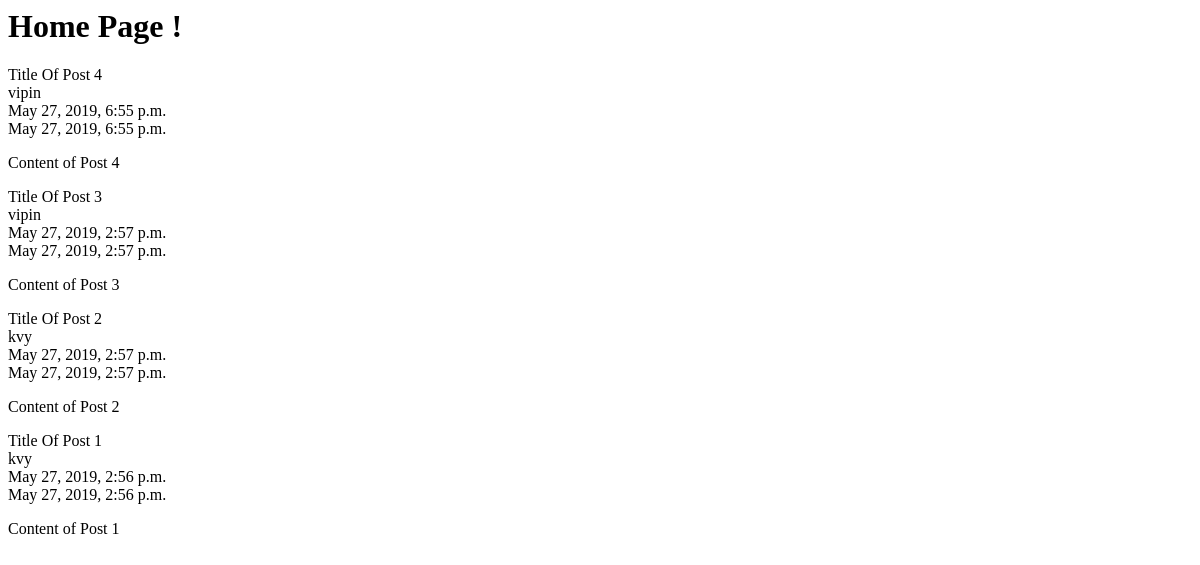
Before: / with the older database file.
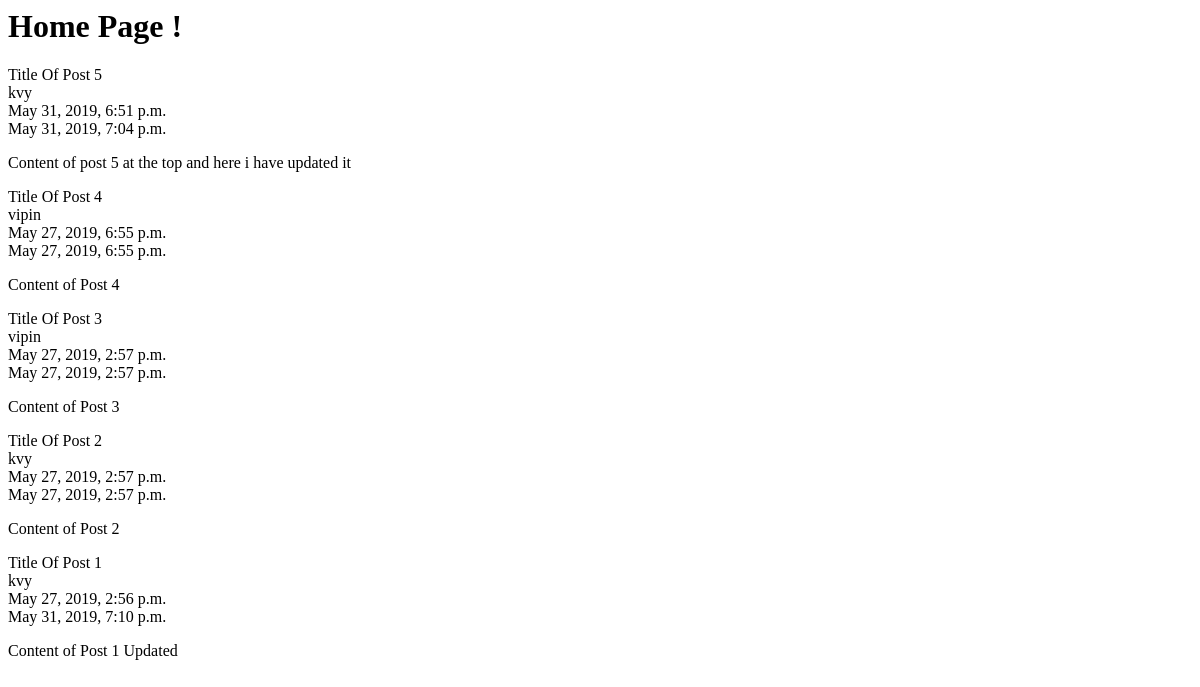
After: the same page with the newer database file.
### Posts/models.py (models this page shows, shortened)
class Post(models.Model):
    Title = models.CharField(default='Title Of Post', max_length=50)
    Content = models.TextField()
    Publish_date = models.DateTimeField(auto_now_add=True)
    Last_updated = models.DateTimeField(auto_now=True)
    Auther = models.ForeignKey(User, on_delete=models.CASCADE)

class User(AbstractUser):
    email = models.EmailField()
    pet_name = models.CharField(default='Not have any pet', max_length=50)

### Posts/views.py (the view)
# urls.py: path('', post_view.HomePage.as_view(),name="Home"),
class HomePage(ListView):
    model = Post
    template_name = 'Posts/Home.html'
    context_object_name = 'Posts'
    ordering = ['-Publish_date']
    def get_context_data(self, **kwargs):
        context = super().get_context_data(**kwargs)
        context["title"] = "Home | Posts"
        return context

### Posts/templates/Posts/Home.html
{% extends 'Posts/Base.html' %}
{% block data %}
    <h1> Home Page ! </h1>
     {% for post in Posts %}
        {{ post.Title }} <br>
        {{ post.Auther }} <br>
        {{ post.Publish_date }} <br>
        {{ post.Last_updated }} <br>
        <p>
            {{ post.Content }} <br>
        </p>
     {% endfor %}
{% endblock data %}

### Posts/templates/Posts/Base.html (shortened to what this page needs)
<html>
<head>
</head>
<body>
    {% block data %}
    {% endblock data %}
</body>
</html>

Changed rows visible on the page:
added Post: Title "Title Of Post 5", Auther "kvy", Publish_date "May 31, 2019, 6:51 p.m.", Last_updated "May 31, 2019, 7:04 p.m.", Content "Content of post 5 at the top and here i have updated it"
changed Post "Title Of Post 1": Last_updated "May 27, 2019, 2:56 p.m." → "May 31, 2019, 7:10 p.m."; Content "Content of Post 1" → "Content of Post 1 Updated"
